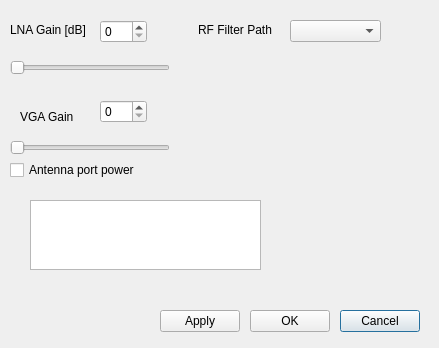
<?xml version="1.0" encoding="UTF-8"?>
<ui version="4.0">
 <class>freqSetting</class>
 <widget class="QDialog" name="freqSetting">
  <property name="geometry">
   <rect>
    <x>0</x>
    <y>0</y>
    <width>439</width>
    <height>348</height>
   </rect>
  </property>
  <property name="windowTitle">
   <string>Dialog</string>
  </property>
  <widget class="QSlider" name="LNAslider">
   <property name="geometry">
    <rect>
     <x>10</x>
     <y>60</y>
     <width>160</width>
     <height>16</height>
    </rect>
   </property>
   <property name="maximum">
    <number>40</number>
   </property>
   <property name="singleStep">
    <number>8</number>
   </property>
   <property name="pageStep">
    <number>0</number>
   </property>
   <property name="orientation">
    <enum>Qt::Horizontal</enum>
   </property>
   <property name="invertedAppearance">
    <bool>false</bool>
   </property>
   <property name="invertedControls">
    <bool>false</bool>
   </property>
  </widget>
  <widget class="QSpinBox" name="LNAspinBox">
   <property name="geometry">
    <rect>
     <x>100</x>
     <y>20</y>
     <width>47</width>
     <height>23</height>
    </rect>
   </property>
   <property name="maximum">
    <number>40</number>
   </property>
   <property name="singleStep">
    <number>8</number>
   </property>
  </widget>
  <widget class="QLabel" name="label">
   <property name="geometry">
    <rect>
     <x>10</x>
     <y>20</y>
     <width>91</width>
     <height>20</height>
    </rect>
   </property>
   <property name="text">
    <string>LNA Gain [dB]</string>
   </property>
  </widget>
  <widget class="QLabel" name="label_2">
   <property name="geometry">
    <rect>
     <x>20</x>
     <y>110</y>
     <width>59</width>
     <height>14</height>
    </rect>
   </property>
   <property name="text">
    <string>VGA Gain</string>
   </property>
  </widget>
  <widget class="QSpinBox" name="VGAspinBox">
   <property name="geometry">
    <rect>
     <x>100</x>
     <y>100</y>
     <width>47</width>
     <height>23</height>
    </rect>
   </property>
   <property name="maximum">
    <number>14</number>
   </property>
   <property name="singleStep">
    <number>2</number>
   </property>
  </widget>
  <widget class="QSlider" name="VGAslider">
   <property name="geometry">
    <rect>
     <x>10</x>
     <y>140</y>
     <width>160</width>
     <height>16</height>
    </rect>
   </property>
   <property name="maximum">
    <number>14</number>
   </property>
   <property name="singleStep">
    <number>2</number>
   </property>
   <property name="pageStep">
    <number>0</number>
   </property>
   <property name="orientation">
    <enum>Qt::Horizontal</enum>
   </property>
  </widget>
  <widget class="QCheckBox" name="CheckBantPow">
   <property name="geometry">
    <rect>
     <x>10</x>
     <y>160</y>
     <width>161</width>
     <height>20</height>
    </rect>
   </property>
   <property name="text">
    <string>Antenna port power</string>
   </property>
  </widget>
  <widget class="QPushButton" name="PBcancel">
   <property name="geometry">
    <rect>
     <x>340</x>
     <y>310</y>
     <width>80</width>
     <height>22</height>
    </rect>
   </property>
   <property name="text">
    <string>Cancel</string>
   </property>
  </widget>
  <widget class="QPushButton" name="PBok">
   <property name="geometry">
    <rect>
     <x>250</x>
     <y>310</y>
     <width>80</width>
     <height>22</height>
    </rect>
   </property>
   <property name="text">
    <string>OK</string>
   </property>
  </widget>
  <widget class="QPushButton" name="PBapply">
   <property name="geometry">
    <rect>
     <x>160</x>
     <y>310</y>
     <width>80</width>
     <height>22</height>
    </rect>
   </property>
   <property name="text">
    <string>Apply</string>
   </property>
  </widget>
  <widget class="QTextEdit" name="console">
   <property name="geometry">
    <rect>
     <x>30</x>
     <y>200</y>
     <width>231</width>
     <height>70</height>
    </rect>
   </property>
  </widget>
  <widget class="QComboBox" name="CBfilterPath">
   <property name="geometry">
    <rect>
     <x>290</x>
     <y>20</y>
     <width>91</width>
     <height>22</height>
    </rect>
   </property>
  </widget>
  <widget class="QLabel" name="label_3">
   <property name="geometry">
    <rect>
     <x>198</x>
     <y>20</y>
     <width>81</width>
     <height>20</height>
    </rect>
   </property>
   <property name="text">
    <string>RF Filter Path</string>
   </property>
  </widget>
 </widget>
 <resources/>
 <connections/>
</ui>
